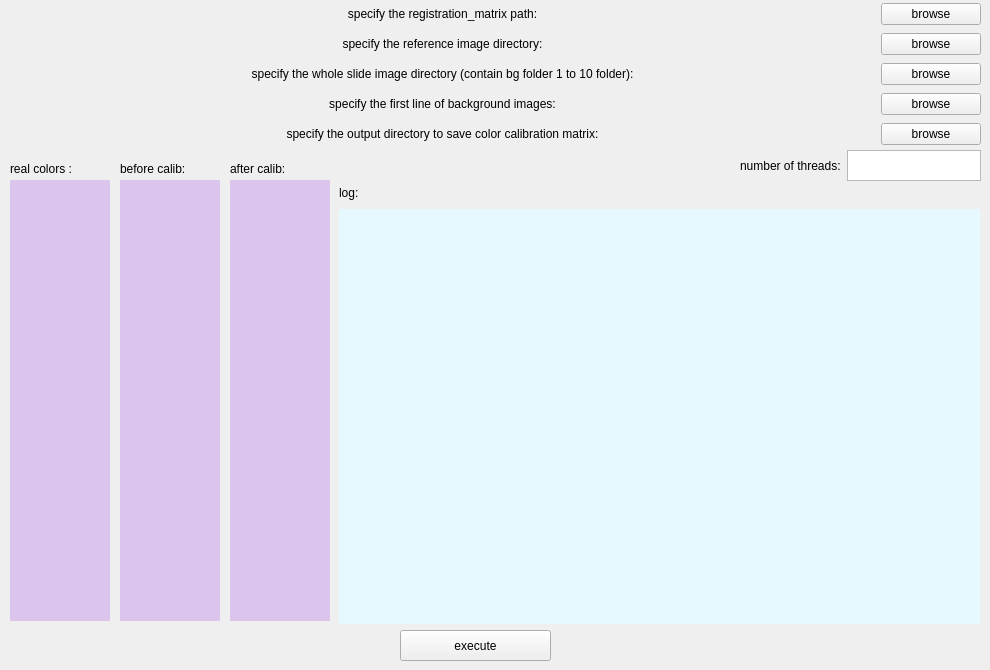
    <widget class="QWidget" name="tab_2">
     <attribute name="title">
      <string>calibration</string>
     </attribute>
     <widget class="QWidget" name="verticalLayoutWidget_6">
      <property name="geometry">
       <rect>
        <x>10</x>
        <y>0</y>
        <width>971</width>
        <height>29</height>
       </rect>
      </property>
      <layout class="QVBoxLayout" name="verticalLayout_8">
       <item>
        <layout class="QHBoxLayout" name="horizontalLayout_15">
         <item>
          <widget class="QLabel" name="calib_regmat_text">
           <property name="text">
            <string>specify the registration_matrix path:</string>
           </property>
           <property name="alignment">
            <set>Qt::AlignCenter</set>
           </property>
          </widget>
         </item>
         <item>
          <widget class="QPushButton" name="calib_regmat_but">
           <property name="maximumSize">
            <size>
             <width>100</width>
             <height>16777215</height>
            </size>
           </property>
           <property name="text">
            <string>browse</string>
           </property>
          </widget>
         </item>
        </layout>
       </item>
      </layout>
     </widget>
     <widget class="QWidget" name="verticalLayoutWidget_7">
      <property name="geometry">
       <rect>
        <x>10</x>
        <y>30</y>
        <width>971</width>
        <height>29</height>
       </rect>
      </property>
      <layout class="QVBoxLayout" name="verticalLayout_9">
       <item>
        <layout class="QHBoxLayout" name="horizontalLayout_16">
         <item>
          <widget class="QLabel" name="calib_ref_text">
           <property name="text">
            <string>specify the reference image directory:</string>
           </property>
           <property name="alignment">
            <set>Qt::AlignCenter</set>
           </property>
          </widget>
         </item>
         <item>
          <widget class="QPushButton" name="calib_ref_but">
           <property name="maximumSize">
            <size>
             <width>100</width>
             <height>16777215</height>
            </size>
           </property>
           <property name="text">
            <string>browse</string>
           </property>
          </widget>
         </item>
        </layout>
       </item>
      </layout>
     </widget>
     <widget class="QWidget" name="verticalLayoutWidget_8">
      <property name="geometry">
       <rect>
        <x>10</x>
        <y>60</y>
        <width>971</width>
        <height>29</height>
       </rect>
      </property>
      <layout class="QVBoxLayout" name="verticalLayout_10">
       <item>
        <layout class="QHBoxLayout" name="horizontalLayout_17">
         <item>
          <widget class="QLabel" name="calib_wsi_text">
           <property name="text">
            <string>specify the whole slide image directory (contain bg folder 1 to 10 folder):</string>
           </property>
           <property name="alignment">
            <set>Qt::AlignCenter</set>
           </property>
          </widget>
         </item>
         <item>
          <widget class="QPushButton" name="calib_wsi_but">
           <property name="maximumSize">
            <size>
             <width>100</width>
             <height>16777215</height>
            </size>
           </property>
           <property name="text">
            <string>browse</string>
           </property>
          </widget>
         </item>
        </layout>
       </item>
      </layout>
     </widget>
     <widget class="QWidget" name="verticalLayoutWidget_9">
      <property name="geometry">
       <rect>
        <x>10</x>
        <y>90</y>
        <width>971</width>
        <height>29</height>
       </rect>
      </property>
      <layout class="QVBoxLayout" name="verticalLayout_11">
       <item>
        <layout class="QHBoxLayout" name="horizontalLayout_18">
         <item>
          <widget class="QLabel" name="calib_back_text">
           <property name="text">
            <string>specify the first line of background images:</string>
           </property>
           <property name="alignment">
            <set>Qt::AlignCenter</set>
           </property>
          </widget>
         </item>
         <item>
          <widget class="QPushButton" name="calib_back_but">
           <property name="maximumSize">
            <size>
             <width>100</width>
             <height>16777215</height>
            </size>
           </property>
           <property name="text">
            <string>browse</string>
           </property>
          </widget>
         </item>
        </layout>
       </item>
      </layout>
     </widget>
     <widget class="QWidget" name="verticalLayoutWidget_10">
      <property name="geometry">
       <rect>
        <x>10</x>
        <y>120</y>
        <width>971</width>
        <height>29</height>
       </rect>
      </property>
      <layout class="QVBoxLayout" name="verticalLayout_13">
       <item>
        <layout class="QHBoxLayout" name="horizontalLayout_20">
         <item>
          <widget class="QLabel" name="calib_out_text">
           <property name="text">
            <string>specify the output directory to save color calibration matrix:</string>
           </property>
           <property name="alignment">
            <set>Qt::AlignCenter</set>
           </property>
          </widget>
         </item>
         <item>
          <widget class="QPushButton" name="calib_out_but">
           <property name="maximumSize">
            <size>
             <width>100</width>
             <height>16777215</height>
            </size>
           </property>
           <property name="text">
            <string>browse</string>
           </property>
          </widget>
         </item>
        </layout>
       </item>
      </layout>
     </widget>
     <widget class="QLabel" name="calib_real_img">
      <property name="geometry">
       <rect>
        <x>10</x>
        <y>180</y>
        <width>100</width>
        <height>441</height>
       </rect>
      </property>
      <property name="maximumSize">
       <size>
        <width>100</width>
        <height>16777215</height>
       </size>
      </property>
      <property name="autoFillBackground">
       <bool>false</bool>
      </property>
      <property name="styleSheet">
       <string notr="true">background:#dcc5ed;</string>
      </property>
      <property name="text">
       <string/>
      </property>
      <property name="alignment">
       <set>Qt::AlignCenter</set>
      </property>
     </widget>
     <widget class="QLabel" name="label">
      <property name="geometry">
       <rect>
        <x>10</x>
        <y>160</y>
        <width>101</width>
        <height>17</height>
       </rect>
      </property>
      <property name="text">
       <string>real colors :</string>
      </property>
     </widget>
     <widget class="QLabel" name="calib_before_img">
      <property name="geometry">
       <rect>
        <x>120</x>
        <y>180</y>
        <width>100</width>
        <height>441</height>
       </rect>
      </property>
      <property name="maximumSize">
       <size>
        <width>100</width>
        <height>16777215</height>
       </size>
      </property>
      <property name="autoFillBackground">
       <bool>false</bool>
      </property>
      <property name="styleSheet">
       <string notr="true">background:#dcc5ed;</string>
      </property>
      <property name="text">
       <string/>
      </property>
      <property name="alignment">
       <set>Qt::AlignCenter</set>
      </property>
     </widget>
     <widget class="QLabel" name="label_2">
      <property name="geometry">
       <rect>
        <x>120</x>
        <y>160</y>
        <width>101</width>
        <height>17</height>
       </rect>
      </property>
      <property name="text">
       <string>before calib:</string>
      </property>
     </widget>
     <widget class="QLabel" name="calib_after_img">
      <property name="geometry">
       <rect>
        <x>230</x>
        <y>180</y>
        <width>100</width>
        <height>441</height>
       </rect>
      </property>
      <property name="maximumSize">
       <size>
        <width>100</width>
        <height>16777215</height>
       </size>
      </property>
      <property name="autoFillBackground">
       <bool>false</bool>
      </property>
      <property name="styleSheet">
       <string notr="true">background:#dcc5ed;</string>
      </property>
      <property name="text">
       <string/>
      </property>
      <property name="alignment">
       <set>Qt::AlignCenter</set>
      </property>
     </widget>
     <widget class="QLabel" name="label_3">
      <property name="geometry">
       <rect>
        <x>230</x>
        <y>160</y>
        <width>101</width>
        <height>17</height>
       </rect>
      </property>
      <property name="text">
       <string>after calib:</string>
      </property>
     </widget>
     <widget class="QWidget" name="layoutWidget">
      <property name="geometry">
       <rect>
        <x>339</x>
        <y>183</y>
        <width>641</width>
        <height>441</height>
       </rect>
      </property>
      <layout class="QVBoxLayout" name="verticalLayout_5">
       <item>
        <layout class="QVBoxLayout" name="verticalLayout_6">
         <item>
          <widget class="QLabel" name="label_8">
           <property name="maximumSize">
            <size>
             <width>16777215</width>
             <height>20</height>
            </size>
           </property>
           <property name="text">
            <string>log:</string>
           </property>
          </widget>
         </item>
         <item>
          <widget class="QLabel" name="calib_log">
           <property name="autoFillBackground">
            <bool>false</bool>
           </property>
           <property name="styleSheet">
            <string notr="true">background:#e5f9ff;</string>
           </property>
           <property name="text">
            <string/>
           </property>
          </widget>
         </item>
        </layout>
       </item>
      </layout>
     </widget>
     <widget class="QPushButton" name="calib_exec_but">
      <property name="geometry">
       <rect>
        <x>400</x>
        <y>630</y>
        <width>151</width>
        <height>31</height>
       </rect>
      </property>
      <property name="autoFillBackground">
       <bool>false</bool>
      </property>
      <property name="text">
       <string>execute</string>
      </property>
     </widget>
     <widget class="QWidget" name="verticalLayoutWidget_18">
      <property name="geometry">
       <rect>
        <x>740</x>
        <y>150</y>
        <width>241</width>
        <height>31</height>
       </rect>
      </property>
      <layout class="QVBoxLayout" name="verticalLayout_24">
       <item>
        <layout class="QHBoxLayout" name="horizontalLayout_29">
         <item>
          <widget class="QLabel" name="label_10">
           <property name="text">
            <string>number of threads:</string>
           </property>
          </widget>
         </item>
         <item>
          <widget class="QTextEdit" name="calib_threadnum"/>
         </item>
        </layout>
       </item>
      </layout>
     </widget>
    </widget>
